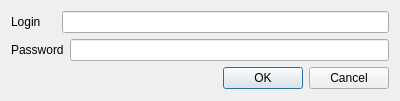
<?xml version="1.0" encoding="UTF-8"?>
<ui version="4.0">
 <class>authWindow</class>
 <widget class="QDialog" name="authWindow">
  <property name="geometry">
   <rect>
    <x>0</x>
    <y>0</y>
    <width>400</width>
    <height>101</height>
   </rect>
  </property>
  <property name="windowTitle">
   <string>SSBM Authorization</string>
  </property>
  <layout class="QVBoxLayout" name="verticalLayout_2">
   <item>
    <layout class="QVBoxLayout" name="mainLayoutAuth" stretch="0">
     <property name="sizeConstraint">
      <enum>QLayout::SetNoConstraint</enum>
     </property>
     <item>
      <layout class="QHBoxLayout" name="horizontalLayout">
       <item>
        <widget class="QLabel" name="loginLabel">
         <property name="text">
          <string>Login</string>
         </property>
        </widget>
       </item>
       <item>
        <spacer name="horizontalSpacer">
         <property name="orientation">
          <enum>Qt::Horizontal</enum>
         </property>
         <property name="sizeType">
          <enum>QSizePolicy::Fixed</enum>
         </property>
         <property name="sizeHint" stdset="0">
          <size>
           <width>15</width>
           <height>20</height>
          </size>
         </property>
        </spacer>
       </item>
       <item>
        <widget class="QLineEdit" name="lineEdit"/>
       </item>
      </layout>
     </item>
    </layout>
   </item>
   <item>
    <layout class="QVBoxLayout" name="verticalLayout">
     <item>
      <layout class="QHBoxLayout" name="horizontalLayout_2">
       <item>
        <widget class="QLabel" name="label_2">
         <property name="text">
          <string>Password</string>
         </property>
        </widget>
       </item>
       <item>
        <widget class="QLineEdit" name="lineEdit_2"/>
       </item>
      </layout>
     </item>
    </layout>
   </item>
   <item>
    <widget class="QDialogButtonBox" name="buttonBox">
     <property name="orientation">
      <enum>Qt::Horizontal</enum>
     </property>
     <property name="standardButtons">
      <set>QDialogButtonBox::Cancel|QDialogButtonBox::Ok</set>
     </property>
    </widget>
   </item>
  </layout>
 </widget>
 <resources/>
 <connections>
  <connection>
   <sender>buttonBox</sender>
   <signal>accepted()</signal>
   <receiver>authWindow</receiver>
   <slot>accept()</slot>
   <hints>
    <hint type="sourcelabel">
     <x>248</x>
     <y>254</y>
    </hint>
    <hint type="destinationlabel">
     <x>157</x>
     <y>274</y>
    </hint>
   </hints>
  </connection>
  <connection>
   <sender>buttonBox</sender>
   <signal>rejected()</signal>
   <receiver>authWindow</receiver>
   <slot>reject()</slot>
   <hints>
    <hint type="sourcelabel">
     <x>316</x>
     <y>260</y>
    </hint>
    <hint type="destinationlabel">
     <x>286</x>
     <y>274</y>
    </hint>
   </hints>
  </connection>
 </connections>
</ui>
